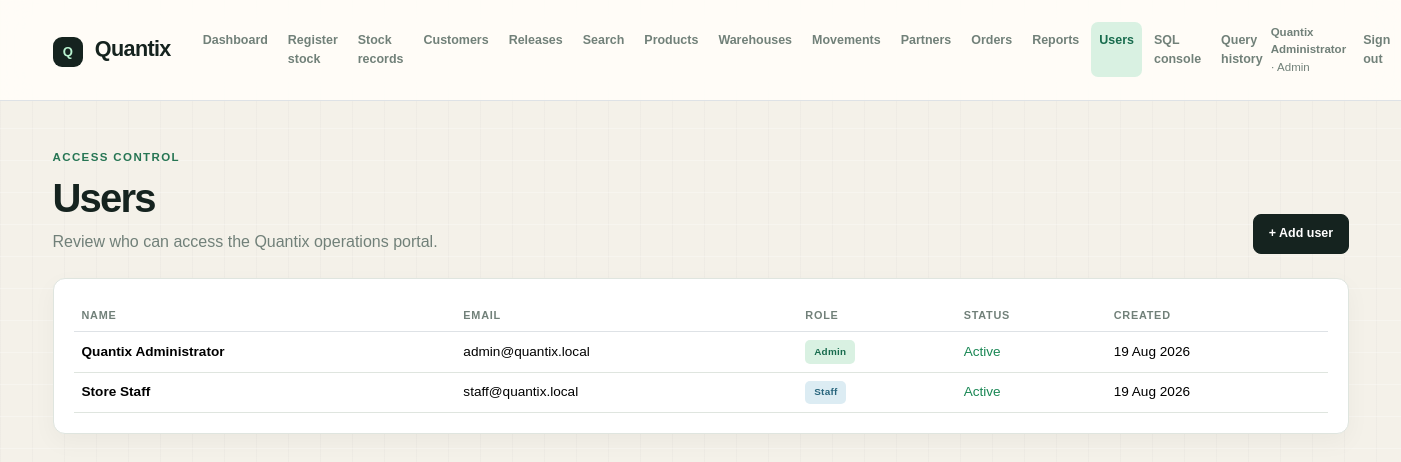
/users.php (signed in), run on the app's committed database.
### tables this page shows
CREATE TABLE IF NOT EXISTS users (
    id INT UNSIGNED AUTO_INCREMENT PRIMARY KEY,
    name VARCHAR(120) NOT NULL,
    email VARCHAR(160) NOT NULL UNIQUE,
    password_hash VARCHAR(255) NOT NULL,
    role ENUM('admin', 'staff') NOT NULL DEFAULT 'staff',
    active TINYINT(1) NOT NULL DEFAULT 1,
    created_at TIMESTAMP DEFAULT CURRENT_TIMESTAMP
);

### db.php (called while the page is built, shortened)
<?php
function e(string|int|float|null $value): string
{
    return htmlspecialchars((string) $value, ENT_QUOTES, 'UTF-8');
}

### auth.php (called while the page is built, shortened)
<?php
require_once __DIR__ . '/db.php';
function currentUser(): ?array
{
    return $_SESSION['user'] ?? null;
}

### users.php (the view, shortened to what this page needs)
<?php
require __DIR__ . '/auth.php';
require __DIR__ . '/layout.php';
$database = db();
$message = null;
$error = null;
$users = $database->query('SELECT name, email, role, active, created_at FROM users ORDER BY name')->fetchAll();
pageStart('Users', 'users');
?><div class="d-flex flex-column flex-md-row justify-content-between align-items-md-end gap-3 mb-4"><div><p class="eyebrow mb-2">Access control</p><h1 class="display-6 fw-semibold mb-2">Users</h1><p class="text-secondary mb-0">Review who can access the Quantix operations portal.</p></div><button class="btn btn-dark" data-bs-toggle="collapse" data-bs-target="#add-user">+ Add user</button></div><?php if ($message): ?><?= e($message) ?><?php endif; ?><?php if ($error): ?><?= e($error) ?><?php endif; ?><div class="panel"><div class="table-responsive"><table class="table align-middle mb-0"><thead><tr><th>Name</th><th>Email</th><th>Role</th><th>Status</th><th>Created</th></tr></thead><tbody><?php foreach ($users as $user): ?><tr><td><strong><?= e($user['name']) ?></strong></td><td><?= e($user['email']) ?></td><td><span class="badge <?= $user['role'] === 'admin' ? 'text-bg-success' : 'text-bg-light' ?>"><?= e(ucfirst($user['role'])) ?></span></td><td><?= $user['active'] ? '<span class="text-success">Active</span>' : '<span class="text-danger">Disabled</span>' ?></td><td><?= e(date('d M Y', strtotime($user['created_at']))) ?></td></tr><?php endforeach; ?></tbody></table></div></div><?php pageEnd(); ?>

### layout.php (shortened to what this page needs)
<?php
require_once __DIR__ . '/auth.php';
function pageStart(string $title, string $active): void
{
    $links = ['dashboard' => ['Dashboard', 'index.php'], 'stock-registration' => ['Register stock', 'stock-registration.php'], 'stock-management' => ['Stock records', 'stock-management.php'], 'customers' => ['Customers', 'customers.php'], 'releases' => ['Releases', 'releases.php'], 'search' => ['Search', 'search.php'], 'products' => ['Products', 'products.php'], 'warehouses' => ['Warehouses', 'warehouses.php'], 'movements' => ['Movements', 'movements.php'], 'partners' => ['Partners', 'partners.php'], 'orders' => ['Orders', 'orders.php'], 'reports' => ['Reports', 'reports.php']];
    if (currentUser()['role'] === 'admin') {
        $links['users'] = ['Users', 'users.php'];
        $links['sql-console'] = ['SQL console', 'sql-console.php'];
        $links['query-history'] = ['Query history', 'query-history.php'];
    }
    ?>
    <!doctype html><html lang="en"><head><link href="https://cdn.jsdelivr.net/npm/bootstrap@5.3.3/dist/css/bootstrap.min.css" rel="stylesheet"><link href="assets/app.css" rel="stylesheet"></head><body>
    <nav class="navbar navbar-expand-lg border-bottom bg-white"><div class="container py-2"><a class="navbar-brand fw-bold me-4" href="index.php"><span class="brand-mark">Q</span> Quantix</a><button class="navbar-toggler" type="button" data-bs-toggle="collapse" data-bs-target="#main-nav" aria-controls="main-nav" aria-label="Toggle navigation"><span class="navbar-toggler-icon"></span></button><div class="collapse navbar-collapse" id="main-nav"><div class="navbar-nav gap-1"><?php foreach ($links as $key => [$label, $url]): ?><a class="nav-link <?= $active === $key ? 'active fw-semibold' : '' ?>" href="<?= e($url) ?>"><?= e($label) ?></a><?php endforeach; ?></div><div class="user-menu ms-auto"><span class="navbar-text small"><strong><?= e(currentUser()['name']) ?></strong> · <?= e(ucfirst(currentUser()['role'])) ?></span><a class="nav-link d-inline-block" href="logout.php">Sign out</a></div></div></div></nav><main class="container py-4 py-lg-5">
    <?php
}
function pageEnd(): void
{
    echo '</main><script src="https://cdn.jsdelivr.net/npm/bootstrap@5.3.3/dist/js/bootstrap.bundle.min.js"></script><script src="assets/app.js"></script></body></html>';
}

### assets/app.css (style rules this page uses)
:root { --ink: #17211f; --muted: #71807a; --mint: #b9f3d0; --cream: #f6f5ef; --line: #e4e9e5; }
body { background: var(--cream); color: var(--ink); font-family: Georgia, 'Times New Roman', serif; }
.navbar { background: rgba(255,255,255,.9) !important; }
:root { --ink: #15231f; --ink-soft: #40514a; --muted: #718079; --paper: #f4f1e9; --surface: #fffdf8; --line: #dfe5df; --green: #176b4d; --green-soft: #d9f1e2; --coral: #ef795c; --coral-soft: #ffe0d5; --blue-soft: #dcecf3; --shadow: 0 18px 45px rgba(21, 35, 31, .07); }
* { box-sizing: border-box; }
body { min-height: 100vh; background-color: var(--paper); background-image: linear-gradient(rgba(255, 255, 255, .28) 1px, transparent 1px), linear-gradient(90deg, rgba(21, 35, 31, .025) 1px, transparent 1px); background-size: 32px 32px; color: var(--ink); font-family: 'Manrope', sans-serif; }
.navbar { background: rgba(255, 253, 248, .92) !important; backdrop-filter: blur(16px); }
.navbar-brand { color: var(--ink); font-size: 1.15rem; letter-spacing: -.04em; }
.brand-mark { display: inline-grid; place-items: center; width: 30px; height: 30px; margin-right: 7px; border-radius: 8px; background: var(--ink); color: #d7f3df; font-size: .82rem; font-weight: 800; }
.navbar .nav-link { color: var(--muted); border-radius: 7px; font-size: .78rem; font-weight: 600; padding: .55rem .72rem; }
.navbar .nav-link:hover, .navbar .nav-link.active { background: var(--green-soft); color: var(--green); }
.navbar-text, .small, small, .metric-label, .eyebrow, table, .form-label, .form-control, .form-select, .btn, .badge { font-family: 'Manrope', sans-serif; }
.navbar-text { color: var(--muted) !important; font-size: .72rem; }
.user-menu { display: flex; align-items: center; gap: .35rem; }
.eyebrow { color: var(--green); font-size: .67rem; font-weight: 800; letter-spacing: .14em; text-transform: uppercase; }
h1, h2, h3, .navbar-brand { letter-spacing: -.045em; }
h1 { color: var(--ink); font-weight: 800 !important; }
.text-secondary { color: var(--muted) !important; }
.metric, .panel { background: rgba(255, 253, 248, .94); border: 1px solid var(--line); border-radius: 14px; box-shadow: var(--shadow); }
.panel { padding: 1.35rem; }
.btn { border-radius: 8px; font-size: .78rem; font-weight: 800; padding: .62rem .9rem; }
.btn-dark { background: var(--ink); border-color: var(--ink); }
table { font-size: .78rem; }
th { color: var(--muted) !important; border-bottom-width: 1px !important; font-size: .62rem; letter-spacing: .08em; text-transform: uppercase; font-weight: 800; }
td { border-color: var(--line); color: var(--ink-soft); }
tbody tr { transition: background-color .18s ease; }
.badge { border-radius: 5px; font-size: .62rem; letter-spacing: .03em; padding: .42rem .55rem; }
.text-bg-light { background: var(--blue-soft) !important; color: #28657c !important; }
.text-bg-success { background: var(--green-soft) !important; color: var(--green) !important; }
.navbar-brand { letter-spacing: -.03em; font-size: 1.35rem; }
.brand-mark { display: inline-grid; place-items: center; width: 30px; height: 30px; margin-right: 7px; border-radius: 9px; background: var(--ink); color: var(--mint); font-family: Arial, sans-serif; }
.navbar-text, .small, small, .metric-label, .eyebrow, table { font-family: Arial, sans-serif; }
.eyebrow { color: #267553; font-size: .72rem; font-weight: 700; letter-spacing: .12em; text-transform: uppercase; }
h1 { letter-spacing: -.045em; }
.metric, .panel { background: #fff; border: 1px solid var(--line); border-radius: 12px; box-shadow: 0 8px 24px rgba(23,33,31,.04); }
.panel { padding: 1.25rem; }
table { font-size: .85rem; }
th { color: var(--muted) !important; font-size: .68rem; letter-spacing: .07em; text-transform: uppercase; font-weight: 700; }
td { border-color: var(--line); }

### data on the page
users: name "Quantix Administrator", role "Admin", email "admin@quantix.local", active "Active", created_at "19 Aug 2026"
users: name "Store Staff", email "staff@quantix.local", role "Staff", active "Active", created_at "19 Aug 2026"

### other printed values
$label "Dashboard"
$label "Register stock"
$label "Stock records"
$label "Customers"
$label "Releases"
$label "Search"
$label "Products"
$label "Warehouses"
$label "Movements"
$label "Partners"
$label "Orders"
$label "Reports"
$label "Users"
$label "SQL console"
$label "Query history"
